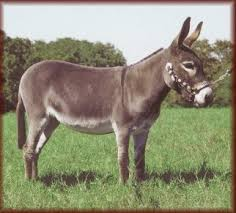
#> input picture primitive_classifier/donkey.jpeg, 236 x 213 px
$ python small_classifier.py
#> lines starting #> are read from the running program, lines starting #| are printed output that depends on the picture; after the words box and inside, x2 and y2 are one past the last pixel; in counts of white or black regions, pixels touching at a corner belong together
#!/usr/bin/env python3
# -*- coding: utf-8 -*-
"""
Created on Sun Apr 12 18:22:52 2020

@author: toshitt
"""
#import libraries
import numpy as np
import cv2

#bring up labels
labels = ["Dog","cat","Donkey"]
#np.random.seed(1)
#iniitalise wwights
W= np.random.randn(3,3072)
b = np.random.randn(3)
#load our example image resize it, and then flatten it
orig=cv2.imread("donkey.jpeg")
#> orig is the input picture: shape (213, 236, 3); mean B, G, R 118.4, 142.4, 145
img=cv2.resize(orig,(32,32)).flatten()
#> img = 3072 values, max 244 at index 825, min 28 at index 1440, mean 136.1

print(img.shape)
#| (3072,)
#loop over the scores + labels amd display them
scores= W.dot(img) + b
#> scores = [-14066, 1581.6, -12569.9]
#Draw the label with the highest score on the image as our
#prediction
for(label,score) in zip(labels,scores):
    print("[INFO] {}: {:.2f}".format(label,score))
#> this loop made 3 passes
#> (label, score) on passes 1 to 3: ('Dog', -14066), ('cat', 1581.6), ('Donkey', -12569.9)
#| [INFO] Dog: -14066.00
#| [INFO] cat: 1581.62
#| [INFO] Donkey: -12569.88

cv2.putText(orig,"Label : {}".format(labels[np.argmax(scores)]),
            (10,30),cv2.FONT_HERSHEY_SIMPLEX,0.9,(255,128,128),2)
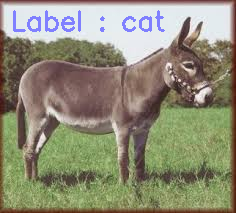
#> orig: shape (213, 236, 3); 1.78% of pixels changed, all inside (x1, y1, x2, y2) = (13, 10, 165, 32)
#dislpay image

cv2.imshow("Image",orig)
cv2.waitKey(0)
#
